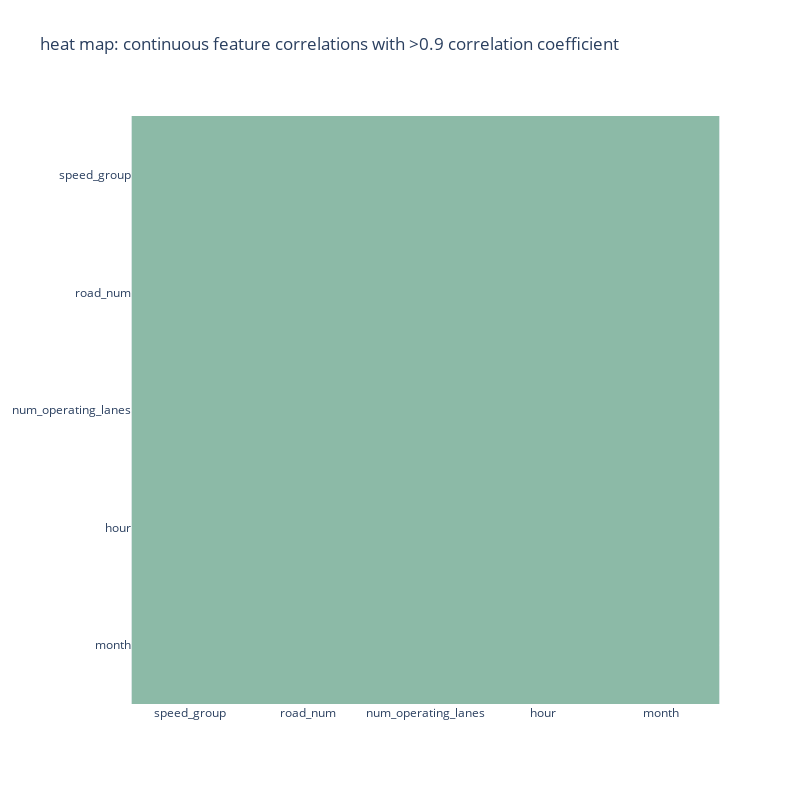

Source (notebook cell):
### Code cell
# heatmap to visualize correlated features
pearson_corr_features = pass_cont.corr()
corr_data = np.tril(pearson_corr_features,k=-1)
corr_data = abs(corr_data)>0.90

fig = px.imshow(corr_data, x=pearson_corr_features.columns, y=pearson_corr_features.index,
                color_continuous_scale=px.colors.qualitative.Plotly, width=800, height=800,
                title="heat map: continuous feature correlations with >0.9 correlation coefficient")
fig.update(layout_coloraxis_showscale=False)
fig.show()

### Figure 1 — Plotly figure (JSON) as saved in the notebook; plotly's stock layout.template omitted (floating-point values rounded to 4 significant figures)
{"data": [{"coloraxis": "coloraxis", "hovertemplate": "x: %{x}<br>y: %{y}<br>color: %{z}<extra></extra>", "name": "0", "type": "heatmap", "x": ["speed_group", "road_num", "num_operating_lanes", "hour", "month"], "xaxis": "x", "y": ["speed_group", "road_num", "num_operating_lanes", "hour", "month"], "yaxis": "y", "z": [[0, 0, 0, 0, 0], [0, 0, 0, 0, 0], [0, 0, 0, 0, 0], [0, 0, 0, 0, 0], [0, 0, 0, 0, 0]]}], "layout": {"coloraxis": {"colorscale": [[0, "#636EFA"], [0.1111, "#EF553B"], [0.2222, "#00CC96"], [0.3333, "#AB63FA"], [0.4444, "#FFA15A"], [0.5556, "#19D3F3"], [0.6667, "#FF6692"], [0.7778, "#B6E880"], [0.8889, "#FF97FF"], [1, "#FECB52"]], "showscale": false}, "height": 800, "title": {"text": "heat map: continuous feature correlations with >0.9 correlation coefficient"}, "width": 800, "xaxis": {"anchor": "y", "constrain": "domain", "domain": [0, 1], "scaleanchor": "y"}, "yaxis": {"anchor": "x", "autorange": "reversed", "constrain": "domain", "domain": [0, 1]}}}
